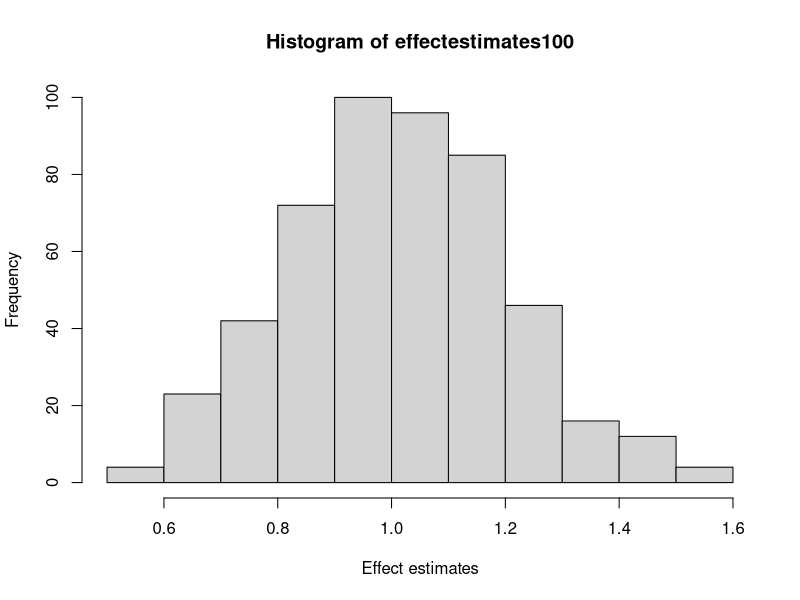

The R script that drew this image:
## ---- chunk 1
# set the seed so that the answers remain the same
set.seed(12345)
# 10,000 people in the population
N <- 10000
# Normally distributed covariate X
x <- rnorm(N, mean=0, sd=1)
# Potential outcomes under control
y0 <- rnorm(N, mean=0, sd=1)
# Potential outcomes under treatment
y1 <- rnorm(N, mean=1, sd=1)
# Note: The true population effect is E(y1) - E(y0) = 1 - 0 = 1 (this is math, not code), though the finite-population mean for these N=10,000 individuals, which you can obtain with the code mean(y1) - mean(y0), will not be precisely 1
## ---- chunk 2
popn <- data.frame(x=x, y0=y0, y1=y1)
#alternatively:
#popn <- as.data.frame(cbind(x=x, y0=y0, y1=y1))

head(popn)
## ---- chunk 3
set.seed(12345) # pedantic note: It is not necessary to set the seed again; the code is already replicable if you run it straight through from the beginning. But we will do it to match the seed in Problem Set 1

# Randomly sample 100 people from the population for the trial
trialsample <- popn[sample(1:nrow(popn), 100, replace=FALSE),]
# alternative, perhaps more readable code:
# sampled_indivs <- sample(1:nrow(popn), 100, replace=FALSE)
# trialsample <- popn[sampled_indivs, ]

# Randomly assign each member of the sample to treatment or control groups
trialsample$treatment <- rbinom(100, size=1, prob=0.5) # note: may not have exactly 50 people in each group (if we had wanted that, we would have used the function sample())

# Take the difference in sample means as an estimate of the treatment effect
# In treatment==1 group, y(1) is actually observed, while y(0) is not. The opposite is true in the treatment==0 group
estimated_effect <- mean(trialsample$y1[trialsample$treatment==1])-mean(trialsample$y0[trialsample$treatment==0])
print(estimated_effect)
## ---- chunk 4
effectestimates100 <- rep(NA, 500)
for (i in 1:500) {
  trialsample <- popn[sample(1:nrow(popn), 100, replace=FALSE),]
  # Randomly assign each member of the sample to treatment or control groups
  trialsample$treatment <- rbinom(100, size=1, prob=0.5)
  
  # Take the difference in sample means as an estimate of the treatment effect
  effectestimates100[i] <- mean(trialsample$y1[trialsample$treatment==1])-mean(trialsample$y0[trialsample$treatment==0])
}

# To have the figure show up in the RStudio interface take out the pdf() and dev.off() lines; with those lines a pdf called "Histograms-n=100.pdf" will be saved in your working directory # with the figure in it
#pdf("Histograms-n=100.pdf")
hist(effectestimates100, xlab="Effect estimates")
#dev.off()

# Print out the mean and SD of effect estimates from the trials with sample size 100 each
print(mean(effectestimates100))
print(sd(effectestimates100))
## ---- chunk 5
effectestimates1000 <- rep(NA, 500)
for (i in 1:500) {
  trialsample <- popn[sample(1:nrow(popn), 1000, replace=FALSE),]
  # Randomly assign each member of the sample to treatment or control groups
  trialsample$treatment <- rbinom(1000, size=1, prob=0.5)
  
  # Take the difference in sample means as an estimate of the treatment effect
  effectestimates1000[i] <- mean(trialsample$y1[trialsample$treatment==1])-mean(trialsample$y0[trialsample$treatment==0])
}

# To have the figure show up in the RStudio interface take out the pdf() and dev.off() lines
# Put both histograms together in one page and make the x-axis the same for both
#pdf("Histograms-Both.pdf")
#par(mfrow=c(2,1)) # this line tells the computer you want two figures side by side instead of one after the other
#hist(effectestimates100, xlab="Effect estimates from trials of 100 people each", xlim=c(0.5, 1.5))
#hist(effectestimates1000, xlab="Effect estimates from trials of 1000 people each", xlim=c(0.5, 1.5))
#dev.off()

# Print out the mean and SD of effect estimates from the trials with sample size 1000 each
print(mean(effectestimates1000)) # note that this is close (unbiased) for the finite-sample population mean
print(sd(effectestimates1000))
## ---- chunk 6
#If we do a trial of size n=100 what is the chance we will get an estimated effect that is larger than 1.1 or smaller than 0.9 (i.e., more than 0.1 off from 1?) 
# Note: you could also get this answer visually from your histogram: what proportion of the 500 simulated samples yielded an effect estimate outside of the range (0.9, 1.1)?
print(mean(ifelse(effectestimates100 < 0.9 | effectestimates100 > 1.1, 1, 0)))

#If we do a trial of size n=1000, what is the chance we will get an estimated effect that is larger than 1.1 or smaller than 0.9 (i.e., more than 0.1 off from 1?)
mean(ifelse(effectestimates1000 < 0.9 | effectestimates1000 > 1.1, 1, 0))
